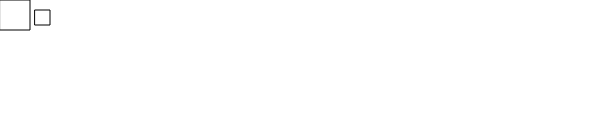
Frame 1 (no input)
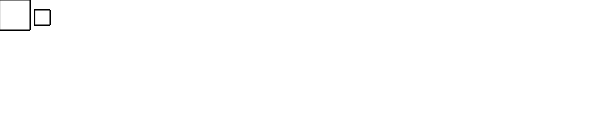
Frame 60 (no input)
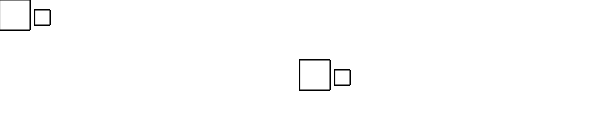
Frame 120 (the mouse pressed at the canvas centre since frame 60)

The p5.js sketch that drew these frames (run headless with seeded random() and noise() and a simulated clock; from frame 60 on, the mouse is pressed at the canvas centre):

// p5.js sketch
// ── sketch.js
function setup() {
  createCanvas(600, 120);
}

function draw() {
  translate(mouseX, mouseY);
  rect(0, 0, 30, 30);
  translate(35, 10);
  rect(0, 0, 15, 15);
}
